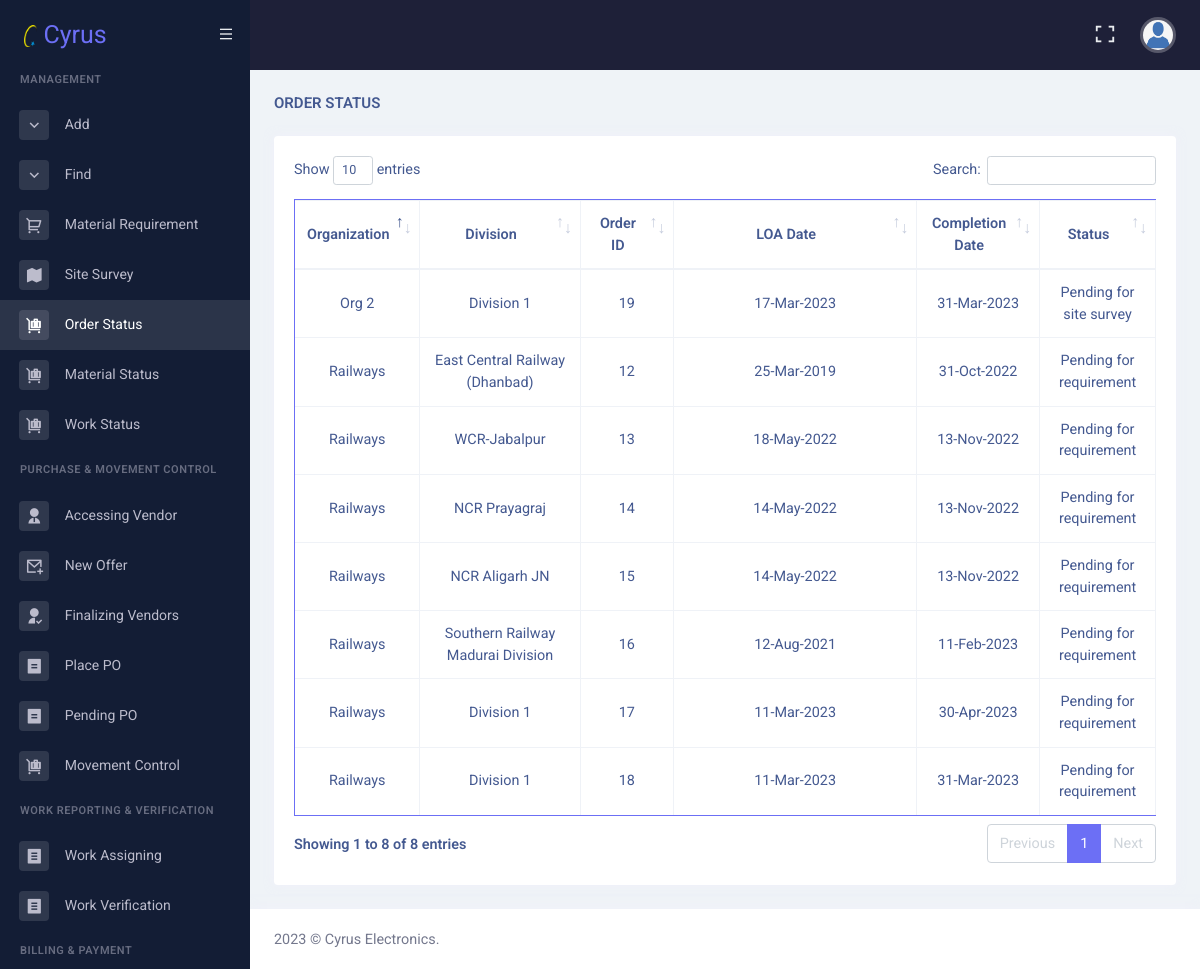
/orderstatus.php (signed in), run on the app's committed database.
### tables this page shows
CREATE TABLE `orders` (
  `OrderID` int(11) NOT NULL,
  `DivisionCode` int(11) DEFAULT NULL,
  `Description` varchar(1050) NOT NULL,
  `LOANo` varchar(200) DEFAULT NULL,
  `LOADate` date DEFAULT NULL,
  `CompletionDate` date DEFAULT NULL,
  `BGAmount` decimal(9,2) NOT NULL,
  `BGDate` date DEFAULT NULL,
  `Warranty` int(11) NOT NULL,
  `OrderingAuth` varchar(200) DEFAULT NULL,
  `BillingAuth` varchar(200) DEFAULT NULL,
  `OrderStatusID` int(11) NOT NULL DEFAULT 1,
  `Requirement` tinyint(4) NOT NULL DEFAULT 0,
  `RequirementDate` date DEFAULT NULL
);

CREATE TABLE `organization` (
  `OrganizationCode` int(11) NOT NULL,
  `Organization` varchar(200) NOT NULL
);

CREATE TABLE `division` (
  `DivisionCode` int(11) NOT NULL,
  `OrganizationCode` int(11) NOT NULL,
  `DivisionName` varchar(200) NOT NULL,
  `GSTIN` varchar(20) DEFAULT NULL
);

CREATE TABLE `orderstatus` (
  `StatusID` int(11) NOT NULL,
  `Status` varchar(50) NOT NULL
);

### orderstatus.php (the view, shortened to what this page needs)
<?php
include"connection.php";
?>
<!DOCTYPE html>
<html lang="en">
<head>
    <?php include"head.php" ?>
</head>
<body data-sidebar="dark" data-topbar="dark">
    <?php
    include"header.php";
    include"sidebar.php";
    ?>
    <div class="main-content">
        <div class="page-content">
            <div class="container-fluid">
                <div class="row">
                    <div class="col-12">
                        <div class="page-title-box d-flex align-items-center justify-content-between">
                            <h4 class="mb-0">Order Status</h4>
                        </div>
                    </div>
                </div>
                <div class="row">
                    <div class="col-xl-12">
                        <div class="card">
                            <div class="card-body">
                                <div class="table-responsive">
                                    <table id="" class="table table-hover table-centered table-bordered border-primary display" style="width:100%">
                                        <thead class="thead-light">
                                            <tr>
                                                <th style="min-width:70px;">Organization</th>
                                                <th style="min-width:100px;">Division</th>
                                                <th style="min-width:50px;">Order ID</th>
                                                <th style="min-width:200px;">LOA Date</th>
                                                <th style="min-width:40px;">Completion Date</th>
                                                <th style="min-width:60px;">Status</th>
                                            </tr>
                                        </thead>
                                        <tbody>
                                            <?php
                                            $query="SELECT Organization, DivisionName, OrderID, LOADate, CompletionDate, Status FROM cyrusproject.orders
                                            inner join division on orders.DivisionCode=division.DivisionCode
                                            inner join organization on division.OrganizationCode=organization.OrganizationCode
                                            inner join orderstatus on orders.OrderStatusID=orderstatus.StatusID;";
                                            $result=mysqli_query($con,$query);
                                            if (mysqli_num_rows($result)>0)
                                            {
                                                while ($row=mysqli_fetch_assoc($result))
                                                {
                                                 print'<tr>';
                                                 print '<td>'.$row["Organization"]."</td>";
                                                 print '<td>'.$row["DivisionName"]."</td>";
                                                 print '<td>'.$row["OrderID"]."</td>";
                                                 print '<td><span class="d-none">'.$row["LOADate"].'</span>'.date('d-M-Y',strtotime($row["LOADate"]))."</td>";
                                                 print '<td><span class="d-none">'.$row["CompletionDate"].'</span>'.date('d-M-Y',strtotime($row["CompletionDate"]))."</td>";
                                                 print '<td>'.$row["Status"]."</td>";
                                                 print '</tr>';
                                             }
                                         }
                                         ?>
                                     </tbody>
                                 </table>
                             </div>
                         </div>
                     </div>
                 </div>
             </div>
         </div>
     </div>
     <?php include "footer.php"; ?>
</body>
</html>

### head.php (shortened to what this page needs)
<link href="assets/libs/admin-resources/jquery.vectormap/jquery-jvectormap-1.2.2.css" rel="stylesheet" type="text/css" />
<link href="assets/css/bootstrap.min.css" id="bootstrap-style" rel="stylesheet" type="text/css" />
<link href="https://cdn.jsdelivr.net/npm/remixicon@2.5.0/fonts/remixicon.css" rel="stylesheet">
<link href="assets/css/app.min.css" id="app-style" rel="stylesheet" type="text/css" />
<link href="assets/libs/sweetalert2/sweetalert2.min.css" rel="stylesheet" type="text/css" />
<link href="assets/libs/select2/css/select2.min.css" rel="stylesheet" type="text/css">
<link href="assets/libs/datatables.net-bs4/css/dataTables.bootstrap4.min.css" rel="stylesheet" type="text/css" />
<link href="assets/libs/datatables.net-buttons-bs4/css/buttons.bootstrap4.min.css" rel="stylesheet" type="text/css" />
<link href="assets/libs/datatables.net-select-bs4/css//select.bootstrap4.min.css" rel="stylesheet" type="text/css" />

### header.php (shortened to what this page needs)
<div id="layout-wrapper">
    <header id="page-topbar">
        <div class="navbar-header">
        <div class="d-flex">
            <div class="dropdown d-none d-lg-inline-block ms-1">
                <button type="button" class="btn header-item noti-icon waves-effect" data-bs-toggle="fullscreen">
                    <i class="ri-fullscreen-line"></i>
                </button>
            </div>
            <div class="dropdown d-inline-block user-dropdown">
                <button type="button" class="btn header-item waves-effect" id="page-header-user-dropdown"
                data-bs-toggle="dropdown" aria-haspopup="true" aria-expanded="false">
                <img class="rounded-circle header-profile-user" src="assets/images/users/profile.png"
                alt="Header Avatar">
            </button>
        </div>
    </div>
</header>

### sidebar.php (shortened to what this page needs)
<div class="vertical-menu">
    <div class="navbar-brand-box">
        <a href="index.php" class="logo logo-light">
            <span class="logo-lg" style="font-size:25px;">
                <img src="assets/images/cyrus logo.png" alt="" height="22"> Cyrus
            </span>
        </a>
    </div>
    <button type="button" class="btn btn-sm px-3 font-size-16 header-item waves-effect vertical-menu-btn">
        <i class="ri-menu-line"></i>
    </button>
    <div data-simplebar class="sidebar-menu-scroll">
        <div id="sidebar-menu">
            <ul class="metismenu list-unstyled" id="side-menu">
                <li class="menu-title">Management</li>
                <li>
                    <a href="javascript: void(0);" class=" waves-effect">
                        <i class="ri-arrow-down-s-line"></i>
                        <span>Add</span>
                    </a>
                </li>
                <li>
                    <a href="javascript: void(0);" class=" waves-effect">
                        <i class="ri-arrow-down-s-line"></i>
                        <span>Find</span>
                    </a>
                </li>
                <li>
                    <a href="requirement.php" class=" waves-effect">
                        <i class="ri-shopping-cart-2-line"></i>
                        <span>Material Requirement</span>
                    </a>
                </li>
                <li>
                    <a href="#" data-bs-toggle="modal" data-bs-target="#SiteSurvey" class="waves-effect">
                        <i class="ri-map-fill"></i>
                        <span>Site Survey</span>
                    </a>
                </li>
                <li>
                    <a href="orderstatus.php" class="waves-effect">
                        <i class="ri-luggage-cart-fill"></i>
                        <span>Order Status</span>
                    </a>
                </li>
                <li>
                    <a href="materialstatus.php" class="waves-effect">
                        <i class="ri-luggage-cart-fill"></i>
                        <span>Material Status</span>
                    </a>
                </li>
                <li>
                    <a href="workstatus.php" class="waves-effect">
                        <i class="ri-luggage-cart-fill"></i>
                        <span>Work Status</span>
                    </a>
                </li>
                <li class="menu-title">Purchase & Movement Control</li>
                <li>
                    <a href="#" data-bs-toggle="modal" data-bs-target="#Accessing">
                        <i class="ri-user-2-fill"></i>
                        <span>Accessing Vendor</span>
                    </a>
                </li>
                <li>
                    <a href="Offer.php" class="waves-effect">
                        <i class="ri-mail-add-line"></i>
                        <span>New Offer</span>
                    </a>
                </li>
                <li>
                    <a href="fvendor.php" class="waves-effect">
                        <i class="ri-user-follow-fill"></i>
                        <span>Finalizing Vendors</span>
                    </a>
                </li>
                <li>
                    <a href="placepo.php" class="waves-effect">
                        <i class="ri-bill-fill"></i>
                        <span>Place PO</span>
                    </a>
                </li>
                <li>
                    <a href="pendingpo.php" class="waves-effect">
                        <i class="ri-bill-fill"></i>
                        <span>Pending PO</span>
                    </a>
                </li>
                <li>
                    <a href="movement.php" class="waves-effect">
                        <i class="ri-luggage-cart-fill"></i>
                        <span>Movement Control</span>
                    </a>
                </li>
                <li class="menu-title">Work Reporting & Verification</li>
                <li>
                    <a href="workassign.php" class=" waves-effect">
                        <i class="ri-file-list-fill"></i>
                        <span>Work Assigning</span>
                    </a>
                </li>
                <li>
                    <a href="pverification.php" class=" waves-effect">
                        <i class="ri-file-list-fill"></i>
                        <span>Work Verification</span>
                    </a>
                </li>
                <li class="menu-title">Billing & Payment</li>
            </ul>
        </div>
    </div>
</div>

### footer.php (shortened to what this page needs)
<footer class="footer">
    <div class="container-fluid">
        <div class="row">
            <div class="col-sm-6">
                <script>document.write(new Date().getFullYear())</script> © Cyrus Electronics.
            </div>
        </div>
    </div>
</footer>
</div>
</div>

### data on the page
orders: organization.Organization "Railways", division.DivisionName "East Central Railway (Dhanbad)", OrderID "12", LOADate "25-Mar-2019", CompletionDate "31-Oct-2022", OrderStatusID.Status "Pending for requirement"
orders: organization.Organization "Railways", division.DivisionName "WCR-Jabalpur", OrderID "13", LOADate "18-May-2022", CompletionDate "13-Nov-2022", OrderStatusID.Status "Pending for requirement"
orders: organization.Organization "Railways", division.DivisionName "NCR Prayagraj", OrderID "14", LOADate "14-May-2022", CompletionDate "13-Nov-2022", OrderStatusID.Status "Pending for requirement"
orders: organization.Organization "Railways", division.DivisionName "NCR Aligarh JN", OrderID "15", LOADate "14-May-2022", CompletionDate "13-Nov-2022", OrderStatusID.Status "Pending for requirement"
orders: organization.Organization "Railways", division.DivisionName "Southern Railway Madurai Division", OrderID "16", LOADate "12-Aug-2021", CompletionDate "11-Feb-2023", OrderStatusID.Status "Pending for requirement"
orders: organization.Organization "Railways", division.DivisionName "Division 1", OrderID "17", LOADate "11-Mar-2023", CompletionDate "30-Apr-2023", OrderStatusID.Status "Pending for requirement"
orders: organization.Organization "Railways", division.DivisionName "Division 1", OrderID "18", LOADate "11-Mar-2023", CompletionDate "31-Mar-2023", OrderStatusID.Status "Pending for requirement"
orders: organization.Organization "Org 2", division.DivisionName "Division 1", OrderID "19", LOADate "17-Mar-2023", CompletionDate "31-Mar-2023", OrderStatusID.Status "Pending for site survey"
